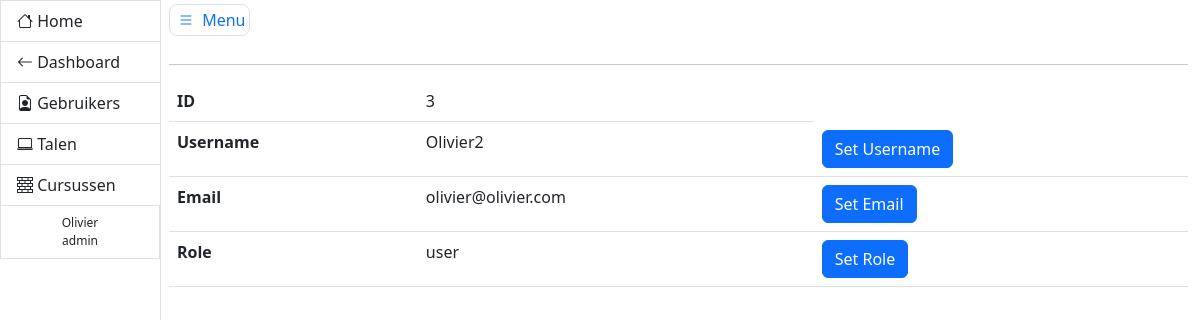
Screenshot of /admin/gebruikers?id=3 (signed in) with the database file from the repository.
### models.py (models this page shows, shortened)
class User(db.Model, UserMixin):
    __tablename__ = 'users'
    id = db.Column(db.Integer, primary_key=True, autoincrement=True)
    email = db.Column(db.String(), nullable=False, unique=True)
    username = db.Column(db.String(), nullable=False, unique=True)
    role = db.Column(db.String(), nullable=False, default='user')
    password_hash = db.Column(db.String(128))

### admin/views.py (the view, shortened to what this page needs)
@admin_blueprint.route('/gebruikers', methods=['GET', 'POST'])
@login_required
@admin_required
def gebruikers():
    emailform = SetEmail()
    usernameform = SetUsername()
    roleform = SetRole()
    if request.args.get('id') is not None:
        user = User.query.get(int(request.args.get('id')))
        return render_template('viewuser.html', user=user, emailform=emailform, usernameform=usernameform,
                               roleform=roleform)
    users = User.query.all()
    print(users)
    return render_template('users.html', users=users)

### __init__.py (called while the page is built)
@login_manager.user_loader
def get_user(user_id):
    try:
        return User.query.get(int(user_id))
    except:
        return None

### admin/templates/viewuser.html (shortened to what this page needs)
{% extends 'adminbase.html' %} {% block content %} <table class="table">
  <tbody>
    <tr>
      <th scope="row">ID</th>
      <td>{{ user.id }}</td>
    </tr>
    <tr>
      <th scope="row">Username</th>
      <td>{{ user.username }}</td>
      <td>
        <button type="button" class="btn btn-primary" data-bs-toggle="modal" data-bs-target="#exampleModalUsername"> Set Username </button>
      </td>
    </tr>
    <tr>
      <th scope="row">Email</th>
      <td>{{ user.email }}</td>
      <td>
        <button type="button" class="btn btn-primary" data-bs-toggle="modal" data-bs-target="#exampleModalEmail"> Set Email </button>
      </td>
    </tr>
    <tr>
      <th scope="row">Role</th>
      <td>{{ user.role }}</td>
      <td>
        <button type="button" class="btn btn-primary" data-bs-toggle="modal" data-bs-target="#exampleModalRole"> Set Role </button>
      </td>
    </tr>
  </tbody>
</table> {% endblock %}

### admin/templates/adminbase.html (shortened to what this page needs)
<!DOCTYPE html>
<html lang="en">
<head>
    <link href="{{ url_for('static', filename='css/main.css') }}" rel="stylesheet">
    <link href="https://cdn.jsdelivr.net/npm/bootstrap@5.3.0-alpha1/dist/css/bootstrap.min.css" rel="stylesheet">
</head>
<body>
<div class="container-fluid">
    <div class="row flex-nowrap">
        <div class="col-auto px-0">
            <div id="sidebar" class="collapse collapse-horizontal show border-end">
                <div id="sidebar-nav" class="list-group border-0 rounded-0 text-sm-start min-vh-100">
                    <a href="{{ url_for('index') }}" class="list-group-item border-end-0 d-inline-block text-truncate" data-bs-parent="#sidebar"><i class="bi bi-house"></i> <span>Home</span> </a>
                    <a href="{{ url_for('dashboard.dashboard') }}" class="list-group-item border-end-0 d-inline-block text-truncate" data-bs-parent="#sidebar"><i class="bi bi-arrow-left"></i> <span>Dashboard</span> </a>
                    <a href="{{ url_for('admin.gebruikers') }}" class="list-group-item border-end-0 d-inline-block text-truncate" data-bs-parent="#sidebar"><i class="bi bi-file-earmark-person"></i> <span>Gebruikers</span></a>
                    <a href="{{ url_for('admin.taal') }}" class="list-group-item border-end-0 d-inline-block text-truncate" data-bs-parent="#sidebar"><i class="bi bi-laptop"></i> <span>Talen</span></a>
                    <a href="{{ url_for('admin.add') }}" class="list-group-item border-end-0 d-inline-block text-truncate" data-bs-parent="#sidebar"><i class="bi bi-bricks"></i> <span>Cursussen</span></a>
                    {% if current_user.is_authenticated %}
                    <p class="copyright list-group-item d-inline-block text-truncate">{{ current_user.username }} <br> {{ current_user.role }}</p>
                    {% endif %}
                </div>
            </div>
        </div>
        <main class="col ps-md-2 pt-2">
            <a href="#" data-bs-target="#sidebar" data-bs-toggle="collapse" class="border rounded-3 p-1 text-decoration-none"><i class="bi bi-list bi-lg py-2 p-1"></i> Menu</a>
            <div class="page-header pt-3">
            </div>
            <hr>
            <div class="row">
                <div class="col-12">
                    {% block content %}
                    {% endblock %}
                </div>
            </div>
        </main>
    </div>
</div>
</body>
</html>

### static/css/main.css (style rules this page uses)
html { position: relative; min-height: 100%; }
#sidebar-nav { width: 160px; }
#sidebar { position: relative; }
.copyright { background-color: #f8f9fa; color: #6c757d; font-size: 12px; padding: 5px 10px; border-top: 1px solid #dee2e6; width: 100%; text-align: center; }

### rows the page displays
User: username "Olivier", role "admin"
User: id "3", username "Olivier2", email "olivier@olivier.com", role "user"
